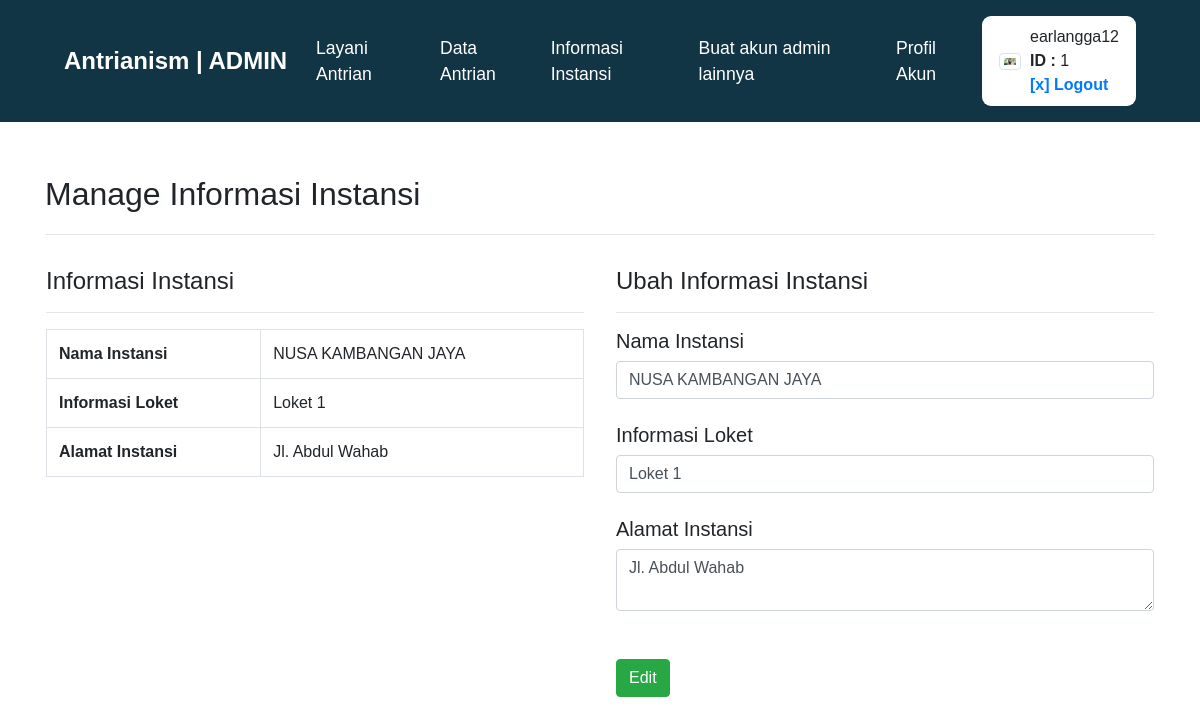
/admin_side/manage_informasi_instansi/index.php (signed in), run on the app's committed database.
### tables this page shows
CREATE TABLE `tbl_info_instansi` (
  `id_data` int(16) NOT NULL,
  `nama_instansi` varchar(128) DEFAULT NULL,
  `alamat_instansi` text,
  `info_loket` text
);

### admin_side/manage_informasi_instansi/index.php (the view, shortened to what this page needs)
<?php include "../template/header.php"; ?>
<?php
	include "../koneksi.php";
?>
<div class="container">
<div class="row mt-5">
<div class="col-12">
	<font size="+3">Manage Informasi Instansi </font>
	<hr>
</div>
</div>
<div class="row">
<div class="col-6 px-3 py-3">
<h4>Informasi Instansi</h4>
<hr>
<table class="table table-hover table-bordered">
	<?php
		$queri1 = mysqli_query($conn, "SELECT * FROM tbl_info_instansi");
		while($data = mysqli_fetch_array($queri1)) {
	 ?>
	<tr>
		<td><b>Nama Instansi</b></td>
		<td><?= $data['nama_instansi']; ?></td>
	</tr>
	<tr>
		<td><b>Informasi Loket</b></td>
		<td><?= $data['info_loket']; ?></td>
	</tr>
		<tr>
		<td><b>Alamat Instansi</b></td>
		<td><?= $data['alamat_instansi']; ?></td>
	</tr>
	<?php
	$ex_nama_instansi = $data['nama_instansi'];
	$ex_informasi_loket = $data['info_loket'];
	$ex_alamat_instansi = $data['alamat_instansi'];
	 } ?>
</table>
</div>
<div class="col-6 px-3 py-3">
<h4>Ubah Informasi Instansi</h4>
<hr>
	<form action="proses_edit_informasi_instansi.php" method="post">
	<h5>Nama Instansi</h5>
	<input type="text" name="nama_instansi" value="<?= $ex_nama_instansi; ?>" class="form-control mb-4" />
	<h5>Informasi Loket</h5>
	<input type="text" name="informasi_loket" value="<?= $ex_informasi_loket; ?>" class="form-control mb-4" />
	<h5>Alamat Instansi</h5>
	<textarea class="form-control mb-5" name="alamat_instansi"><?= $ex_alamat_instansi; ?></textarea>
	<input type="submit" value="Edit" class="btn btn-success">
	</form>
</div>
</div>
</div>
<?php include "../template/footer.php"; ?>

### node_module/style.css (style rules this page uses)
* { font-family: 'Poppins', sans-serif; }
html { scroll-behavior: smooth; }

### data on the page
tbl_info_instansi: nama_instansi "NUSA KAMBANGAN JAYA", info_loket "Loket 1", alamat_instansi "Jl. Abdul Wahab", informasi_loket "Loket 1"

### other printed values
$_SESSION['user']['username'] "earlangga12"
$_SESSION['user']['id_admin'] "1"
